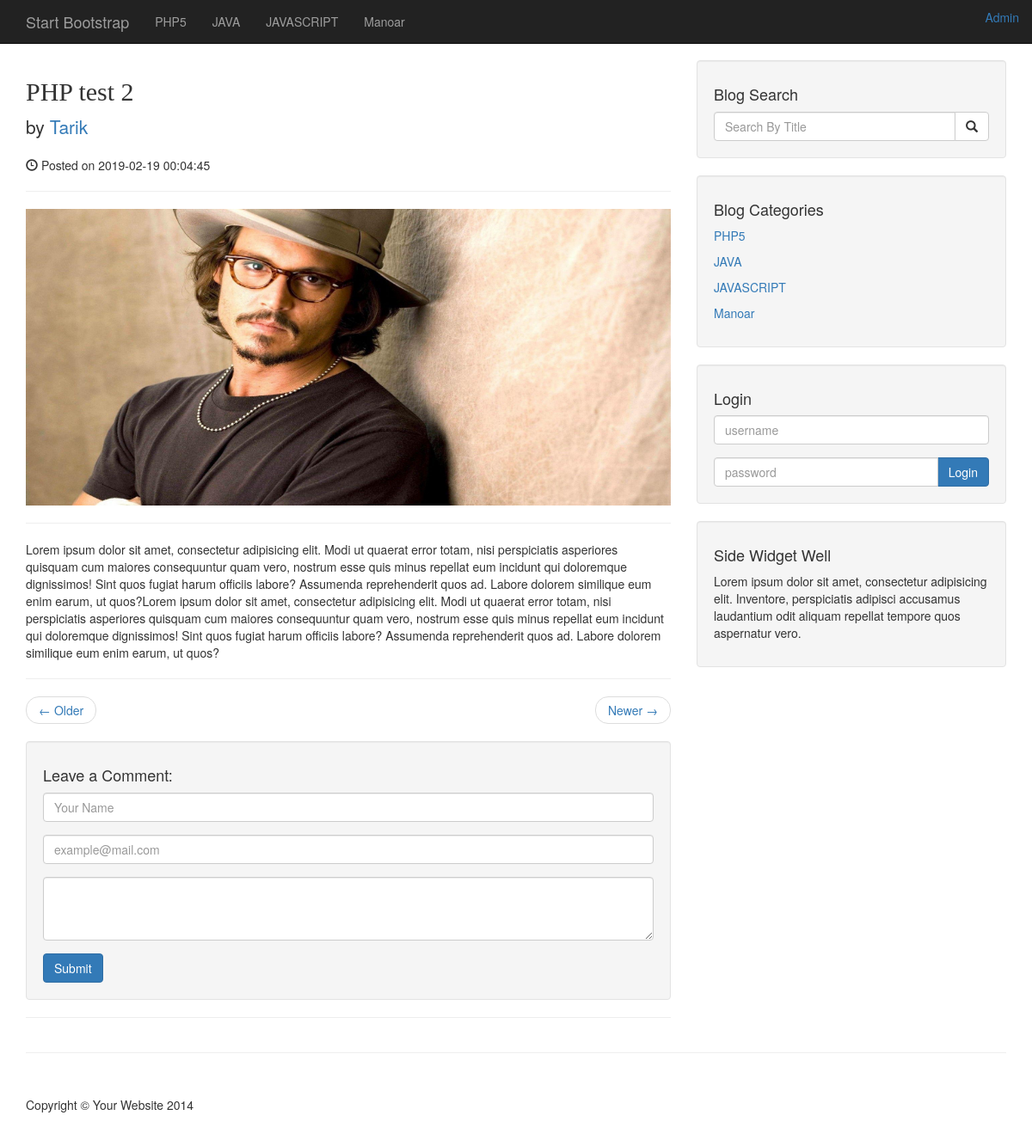
/post.php?p_id=17, run on an earlier commit of the app's database.
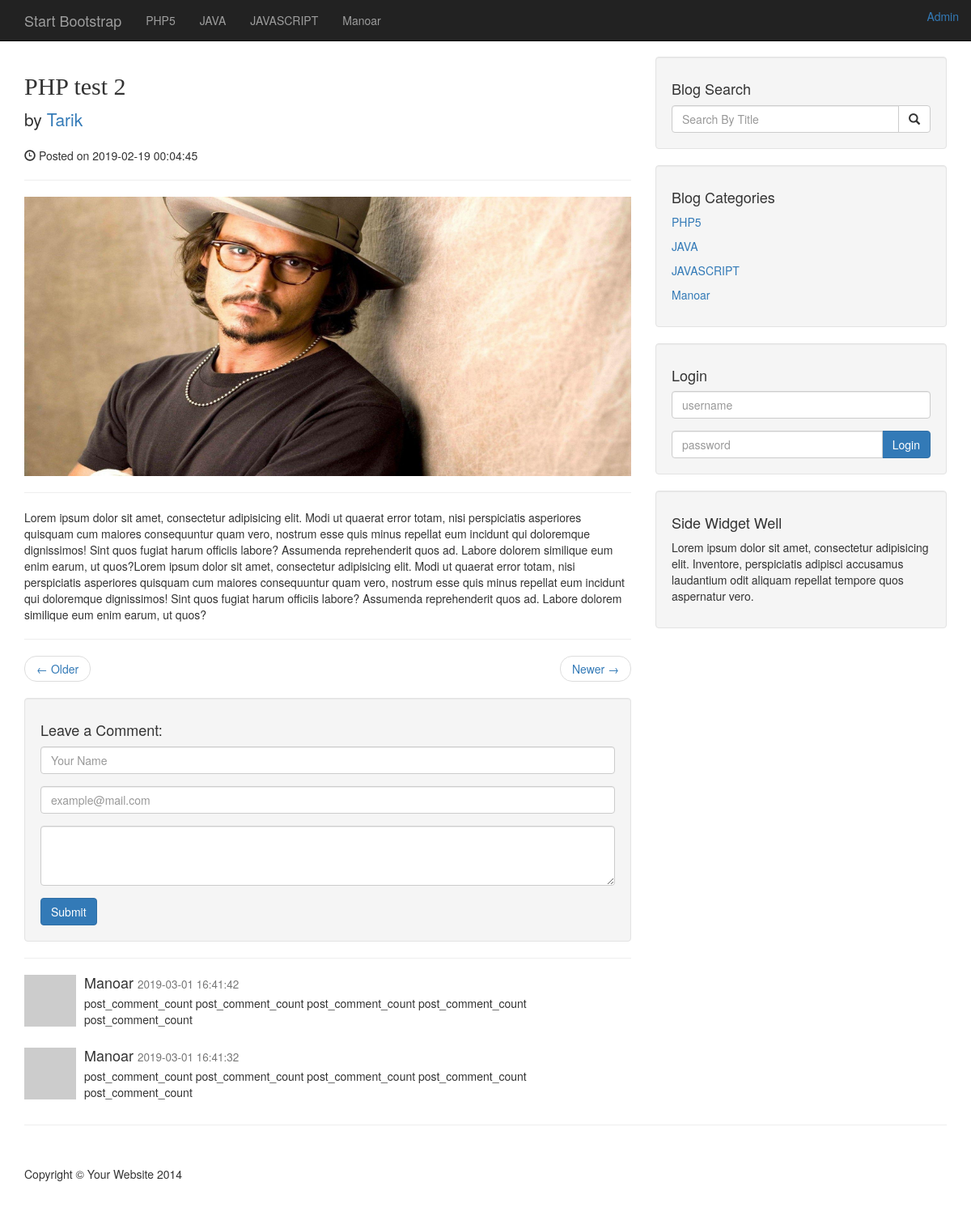
And on a later commit of the database.
### tables this page shows
CREATE TABLE `categories` (
  `id` int(11) NOT NULL,
  `ctg_title` varchar(255) NOT NULL
);

CREATE TABLE `posts` (
  `id` int(11) NOT NULL,
  `post_ctg_id` varchar(255) NOT NULL,
  `post_title` varchar(255) NOT NULL,
  `post_author` varchar(50) NOT NULL,
  `date` timestamp NOT NULL DEFAULT CURRENT_TIMESTAMP,
  `post_image` text NOT NULL,
  `post_content` text NOT NULL,
  `post_tags` varchar(255) NOT NULL,
  `post_comment_count` int(11) NOT NULL,
  `post_status` varchar(255) NOT NULL DEFAULT 'draft'
);

CREATE TABLE `comments` (
  `comment_id` int(4) NOT NULL,
  `comment_post_id` int(4) NOT NULL,
  `comment_author` varchar(255) NOT NULL,
  `comment_date` timestamp NOT NULL DEFAULT CURRENT_TIMESTAMP ON UPDATE CURRENT_TIMESTAMP,
  `comment_content` text NOT NULL,
  `comment_email` varchar(255) NOT NULL,
  `comment_status` varchar(255) NOT NULL
);

### post.php (the view, shortened to what this page needs)
<?php include_once 'includes/header.php' ?>
<?php include_once 'includes/nav.php' ?>
<div class="container">
    <div class="row">
        <div class="col-md-8">
            <?php
                if (isset($_GET['p_id'])) {
                    $p_id =$_GET['p_id'];
                }
                $postItem = $dbconn->query("SELECT * FROM posts WHERE id='$p_id'");
                while ($postRow = mysqli_fetch_assoc($postItem)) {
                    ?>
                        <h2><?php echo $postRow['post_title']; ?></h2>
                        <p class="lead">by <a href="index.php"><?php echo $postRow['post_author']; ?></a></p>
                        <p><span class="glyphicon glyphicon-time"></span> Posted on <?php echo $postRow['date']; ?></p>
                        <hr>
                        <img style="max-height: 345px;width:100%;" class="img-responsive" src="admin/<?php echo $postRow['post_image']; ?>" alt='POST IMAGE ERROR'>
                        <hr>
                        <p><?php echo $postRow['post_content']; ?></p>
                        <hr>
                    <?php
                }
            ?>
            <ul class="pager">
                <li class="previous">
                    <a href="#">&larr; Older</a>
                </li>
                <li class="next">
                    <a href="#">Newer &rarr;</a>
                </li>
            </ul>
        </div>
<?php include_once 'includes/sidebar.php' ?>
</div>
<div class="row">
    <div class="col-lg-8">
                <div class="well">
                    <h4>Leave a Comment:</h4>
                    <form role="form" method="post" action="" >
                        <div class="form-group">
                            <input type="text" name="commemt_author" class="form-control" placeholder="Your Name" autocomplete="off">
                        </div>
                        <div class="form-group">
                            <input type="email" name="commemt_email" class="form-control" placeholder="example@mail.com" autocomplete="off">
                        </div>
                        <div class="form-group">
                            <textarea class="form-control" rows="3" name="comment_content"></textarea>
                        </div>
                        <button type="submit" name="submit_comment" class="btn btn-primary">Submit</button>
                    </form>
                </div>
                <hr>
                <?php
                    $p_id =$_GET['p_id'];
                    $comment_view = mysqli_query($dbconn,"SELECT * FROM comments WHERE comment_post_id = '$p_id' AND comment_status = 'APPROVED' ORDER BY comment_id DESC");
                    while ($cmt_row = mysqli_fetch_assoc($comment_view)):
                 ?>
                    <div class="media">
                        <a class="pull-left" href="#">
                            <img class="media-object" src="http://placehold.it/64x64" alt="">
                        </a>
                        <div class="media-body">
                            <h4 class="media-heading"><?php echo  $cmt_row['comment_author'] ?>
                            <small><?php echo  $cmt_row['comment_date'] ?></small>
                            </h4>
                            <p><?php echo  $cmt_row['comment_content'] ?></p>
                        </div>
                    </div>
                <?php endwhile ?>
    </div>
</div>
<?php include_once 'includes/footer.php' ?>

### includes/header.php (shortened to what this page needs)
<!DOCTYPE html>
<html lang="en">
<head>
    <link href="css/bootstrap.min.css" rel="stylesheet">
    <link href="css/blog-home.css" rel="stylesheet">
</head>
<body>

### includes/nav.php (shortened to what this page needs)
<?php include_once 'dbconn.php' ?>
<nav class="navbar navbar-inverse navbar-fixed-top" role="navigation">
    <div class="container">
        <div class="navbar-header">
            <a class="navbar-brand" href="index.php">Start Bootstrap</a>
        </div>
            <ul class="nav navbar-right top-nav">
                 <li><a href="admin" target="blank" class="navbar-right">Admin</a></li>
            </ul>
        <div class="collapse navbar-collapse" id="bs-example-navbar-collapse-1">
            <ul class="nav navbar-nav">
                <?php
                    $menuItem = $dbconn->query("SELECT * FROM categories");
                    while ($ctgRow = $menuItem->fetch_assoc()) {
                        ?>
                        <li>
                            <a href="postCat.php?p_cat_id=<?php echo $ctgRow['ctg_title'] ?>"><?php echo $ctgRow['ctg_title']; ?></a>
                        </li>
                        <?php
                    }
                 ?>
            </ul>
        </div>
    </div>
</nav>

### includes/sidebar.php
<?php include_once 'dbconn.php' ?>
<div class="col-md-4">
    <div class="well">
        <h4>Blog Search</h4>
        <form action="postsearch.php" method="post" accept-charset="utf-8">
	        <div class="input-group">
	            <input name="searchText" type="text" class="form-control" placeholder="Search By Title ">
	            <span class="input-group-btn">
	                <button name="searchButton" class="btn btn-default" type="submit">
	                    <span class="glyphicon glyphicon-search"></span>
	                </button>
	            </span>
	        </div>
        </form>
    </div>
    <div class="well">
        <h4>Blog Categories</h4>
        <div class="row">
            <div class="col-lg-12 ">
            <?php
                $sql = "SELECT * FROM categories";
                $result = mysqli_query($dbconn,$sql);
                while ($row = mysqli_fetch_assoc($result)):
             ?>
                <ul class="list-unstyled">
                    <li><a href="postCat.php?p_cat_id=<?php echo $row['ctg_title'] ?>"><?php echo $row['ctg_title']; ?></a>
                    </li>
                </ul>
            <?php endwhile ?>
            </div>
        </div>
    </div>
    <div class="well">
        <h4>Login</h4>
        <div class="row">
            <div class="col-lg-12 ">
                <form action="includes/login.php" method="POST" accept-charset="utf-8">
                    <div class="form-group">
                        <input type="text" name="username" class="form-control" placeholder="username">
                    </div>
                    <div class="input-group">
                        <input name="password" type="text" class="form-control" placeholder="password">
                        <span class="input-group-btn">
                            <button name="lgoin" class="btn btn-primary" type="submit">
                                Login
                            </button>
                        </span>
                    </div>
                </form>
            </div>
        </div>
    </div>
    <div class="well">
        <h4>Side Widget Well</h4>
        <p>Lorem ipsum dolor sit amet, consectetur adipisicing elit. Inventore, perspiciatis adipisci accusamus laudantium odit aliquam repellat tempore quos aspernatur vero.</p>
    </div>
</div>

### includes/footer.php (shortened to what this page needs)
<hr>
<footer>
    <div class="row">
        <div class="col-lg-12">
            <p>Copyright &copy; Your Website 2014</p>
        </div>
    </div>
</footer>
</div>
</body>
</html>

### css/blog-home.css (style rules this page uses)
body { padding-top: 70px; }
body h2 { font-family: comic sans ms,"bensen" !important; }
footer { margin: 50px 0; }

What changed in the data, as far as the page shows it:
added comments: comment_author "Manoar", comment_date "2019-03-01 16:41:42", comment_content "post_comment_count post_comment_count post_comment_count post_comment_count post_comment_count"
added comments: comment_author "Manoar", comment_date "2019-03-01 16:41:32", comment_content "post_comment_count post_comment_count post_comment_count post_comment_count post_comment_count"
